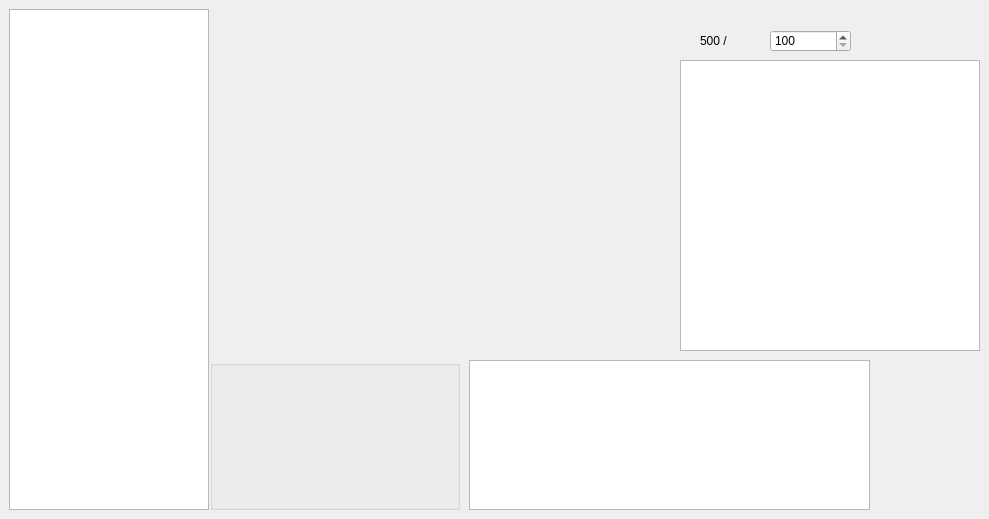
      <widget class="QWidget" name="pageMonitoring">
       <widget class="QGraphicsView" name="viewMonitoringPageLogResult">
        <property name="geometry">
         <rect>
          <x>680</x>
          <y>60</y>
          <width>300</width>
          <height>291</height>
         </rect>
        </property>
        <property name="minimumSize">
         <size>
          <width>300</width>
          <height>0</height>
         </size>
        </property>
       </widget>
       <widget class="QTreeView" name="viewMonitoringPageArea">
        <property name="geometry">
         <rect>
          <x>9</x>
          <y>9</y>
          <width>200</width>
          <height>501</height>
         </rect>
        </property>
        <property name="minimumSize">
         <size>
          <width>200</width>
          <height>0</height>
         </size>
        </property>
       </widget>
       <widget class="QTreeView" name="viewMonitoringPageBlackResult">
        <property name="geometry">
         <rect>
          <x>469</x>
          <y>360</y>
          <width>401</width>
          <height>150</height>
         </rect>
        </property>
        <property name="minimumSize">
         <size>
          <width>0</width>
          <height>150</height>
         </size>
        </property>
       </widget>
       <widget class="QSpinBox" name="spinMonitoringPageLogCount">
        <property name="geometry">
         <rect>
          <x>770</x>
          <y>30</y>
          <width>81</width>
          <height>22</height>
         </rect>
        </property>
        <property name="minimumSize">
         <size>
          <width>80</width>
          <height>0</height>
         </size>
        </property>
        <property name="minimum">
         <number>100</number>
        </property>
        <property name="maximum">
         <number>1000</number>
        </property>
       </widget>
       <widget class="QLabel" name="lblMonitoringPageCurLogCount">
        <property name="geometry">
         <rect>
          <x>680</x>
          <y>30</y>
          <width>50</width>
          <height>21</height>
         </rect>
        </property>
        <property name="minimumSize">
         <size>
          <width>50</width>
          <height>0</height>
         </size>
        </property>
        <property name="maximumSize">
         <size>
          <width>50</width>
          <height>16777215</height>
         </size>
        </property>
        <property name="text">
         <string>500 / </string>
        </property>
        <property name="alignment">
         <set>Qt::AlignRight|Qt::AlignTrailing|Qt::AlignVCenter</set>
        </property>
       </widget>
       <widget class="QWidget" name="widBlack" native="true">
        <property name="geometry">
         <rect>
          <x>210</x>
          <y>360</y>
          <width>250</width>
          <height>150</height>
         </rect>
        </property>
        <property name="minimumSize">
         <size>
          <width>0</width>
          <height>150</height>
         </size>
        </property>
        <property name="maximumSize">
         <size>
          <width>16777215</width>
          <height>150</height>
         </size>
        </property>
        <layout class="QGridLayout" name="gridLayout_4">
         <property name="leftMargin">
          <number>0</number>
         </property>
         <property name="topMargin">
          <number>0</number>
         </property>
         <property name="rightMargin">
          <number>0</number>
         </property>
         <property name="bottomMargin">
          <number>0</number>
         </property>
         <property name="spacing">
          <number>0</number>
         </property>
         <item row="0" column="0">
          <widget class="QGroupBox" name="groupBox">
           <property name="title">
            <string/>
           </property>
           <layout class="QGridLayout" name="gridLayout_5">
            <property name="leftMargin">
             <number>0</number>
            </property>
            <property name="topMargin">
             <number>0</number>
            </property>
            <property name="rightMargin">
             <number>0</number>
            </property>
            <property name="bottomMargin">
             <number>0</number>
            </property>
            <property name="spacing">
             <number>0</number>
            </property>
            <item row="0" column="0">
             <widget class="BlackResultView" name="viewMonitoringPageBlackResultImage" native="true"/>
            </item>
           </layout>
          </widget>
         </item>
        </layout>
       </widget>
       <widget class="QWidget" name="viewMonitoringPageCamera" native="true">
        <property name="geometry">
         <rect>
          <x>220</x>
          <y>20</y>
          <width>441</width>
          <height>321</height>
         </rect>
        </property>
       </widget>
      </widget>
